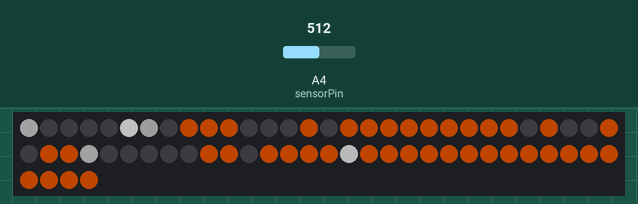
A sketch run on a simulated Arduino Uno, built with avr-gcc and run on an emulated ATmega328P. Parts: 64 RGB LEDs in strip order, left to right, continuing on the next row. The test bench sets the inputs (shaded band); at power-on: A4 (sensorPin) = 512. Dim RGB values are drawn brighter than linear; random numbers use the default seed unless the sketch sets one; what the sketch prints to the serial monitor is not drawn.

Above: at 1.28 s.
1.3 s: A4 (sensorPin) set to 212
At 1.92 s:
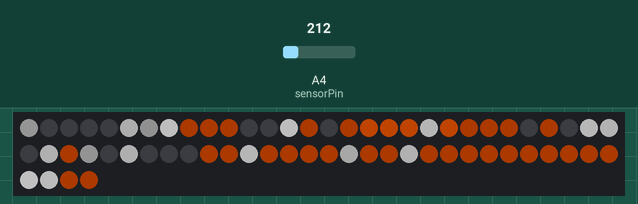
2.9 s: A4 (sensorPin) set to 186
At 3.2 s:
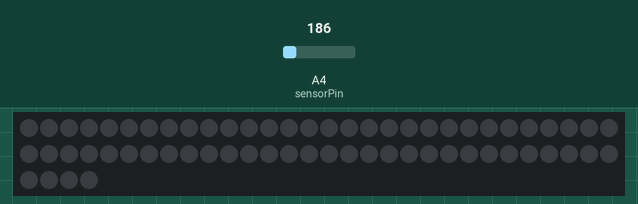
4.4 s: A4 (sensorPin) set to 210
At 4.72 s:
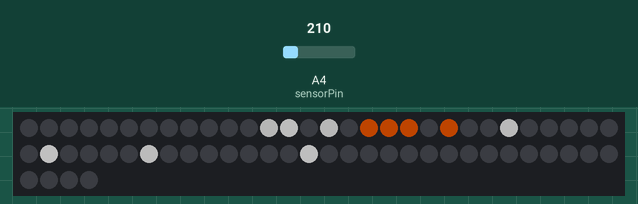
5.9 s: A4 (sensorPin) set to 190
At 7.3 s:
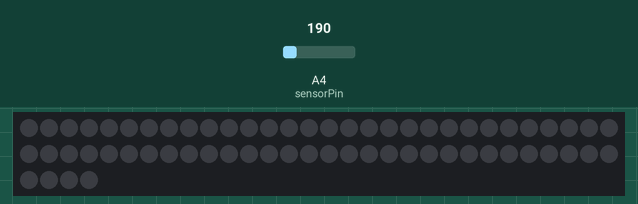

Measured:
- the behaviour switches between 201 and 200 on A4 (sensorPin) (found by bisection; images 1 and 2)
- after the input at 4.4 s, the LEDs: first change at once (image 3 shows a later state)

The sketch:

LEDMusicFace.ino
```cpp
#include "FastLED.h"

// How many leds in your strip?
#define NUM_LEDS 64

// For led chips like Neopixels, which have a data line, ground, and power, you just
// need to define DATA_PIN.  For led chipsets that are SPI based (four wires - data, clock,
// ground, and power), like the LPD8806, define both DATA_PIN and CLOCK_PIN
#define DATA_PIN 7

int sensorPin = A4;
int sensorValue = 0;

// Define the array of leds
CRGB leds[NUM_LEDS];
int loopOne[16] = {17, 18, 19, 21, 22, 23, 26, 30, 36, 41, 50, 51, 52, 53, 54, 47};
int loopTwo[15] = {10, 17, 18, 19, 21, 22, 23, 14, 49, 42, 43, 44, 45, 46, 55};
int loopThree[16] = {16, 17, 18, 19, 20, 21, 22, 23, 26, 29, 49, 50, 51, 52, 53, 54};
int loopFour[28] = {16, 9, 18, 21, 14, 23, 50, 43, 52, 45, 31, 39, 47, 55, 63, 56, 57, 58, 59, 60, 61, 62, 8, 16, 24, 32, 40, 48};

void setup() {
  Serial.begin(57600);
  Serial.println("resetting");
  LEDS.addLeds<NEOPIXEL, DATA_PIN>(leds, NUM_LEDS);
  LEDS.setBrightness(84);
}

void fadeall() {
  for (int i = 0; i < NUM_LEDS; i++) {
    leds[i] = CRGB::Black;
  }
}

void showLoopOne() {
  for (int i = 0; i < 4; i++) {
    leds[loopOne[i]].setRGB(255, 92, 0);
  }
}

void showLoopTwo() {
  for (int i = 0; i < 12; i++) {
    leds[loopTwo[i]].setRGB(255, 92, 0);
    // leds[loopTwo[i]] = CRGB::Green;
  }
}

void showLoopThree() {
  for (int i = 0; i < 20; i++) {
    leds[loopThree[i]].setRGB(255, 92, 0);
  }
}

void showLoopFour() {
  for (int i = 0; i < 28; i++) {

    leds[loopFour[i]].setRGB(255, 92, 0);
  }
}


void loop() {

  // fadeall();

  sensorValue = analogRead(sensorPin);

  if (sensorValue > 200) {
    showLoopOne();

    if (sensorValue > 270) {
      showLoopTwo();
    }

    if (sensorValue > 320) {
      showLoopThree();
    }

    if (sensorValue > 400) {
      showLoopFour();
    }

  static uint8_t hue = 0;
  // random colored speckles that blink in and fade smoothly
  fadeToBlackBy(leds, NUM_LEDS, 10);
  int pos = random16(NUM_LEDS);
  leds[pos].setRGB(255,255,255);

    FastLED.show();
    delay(50);

  }
  else {
    fadeall();
    FastLED.show();
  }

}
```
